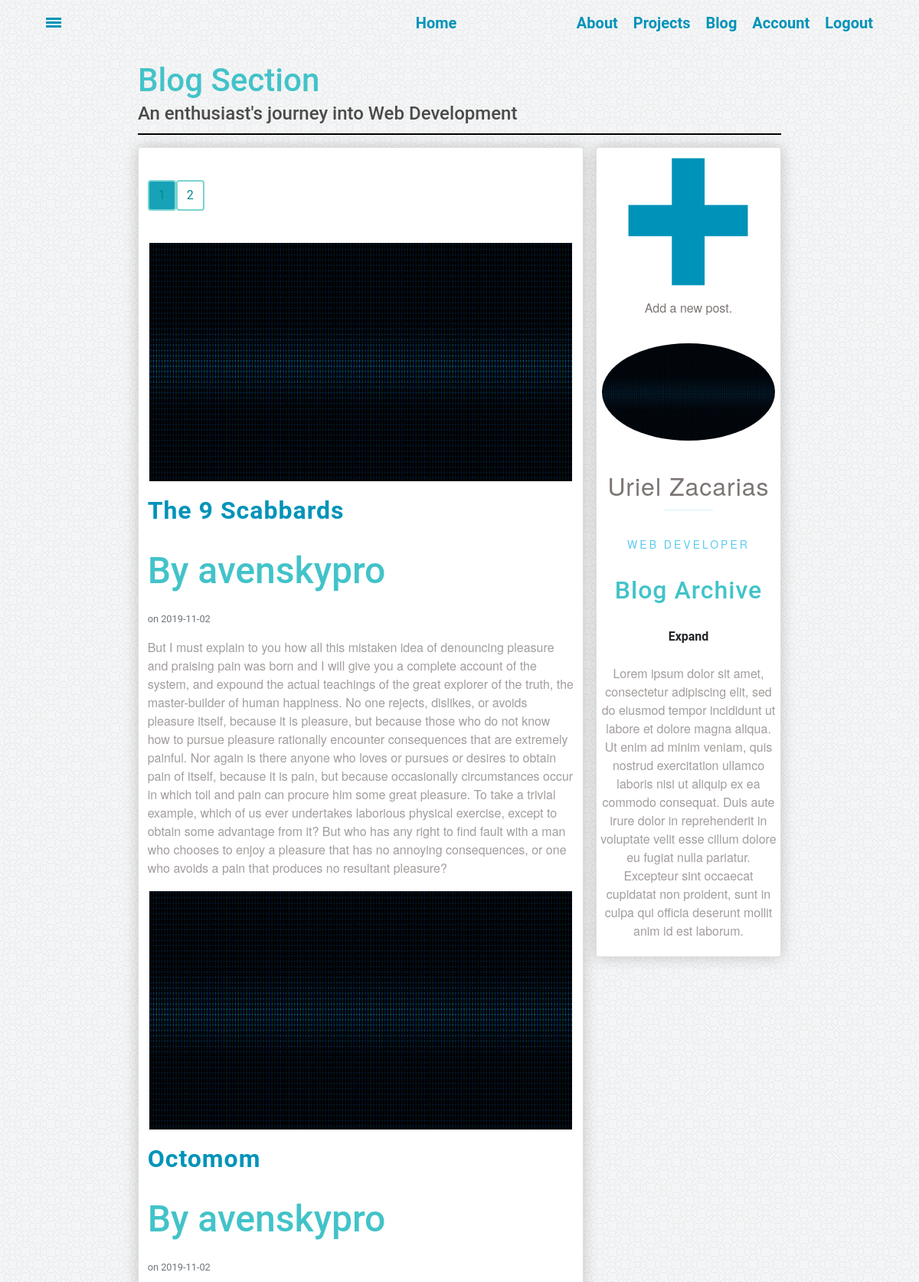
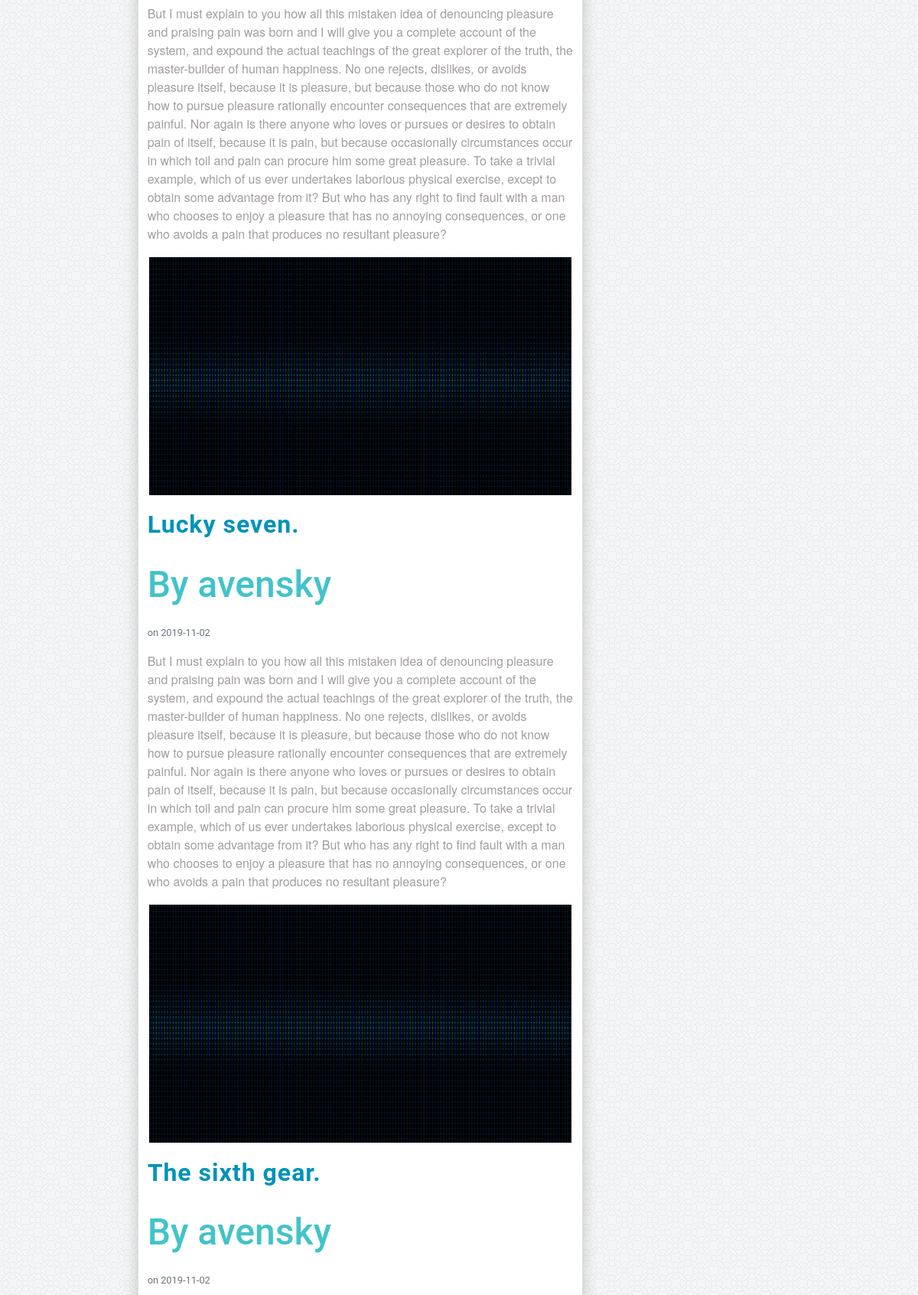
/blog (signed in, upper part), run on the app's committed database (2 pictures, top to bottom).
### webdev/models.py (models this page shows, shortened)
class Post(db.Model):
    __tablename__= 'post'
    id = db.Column(db.Integer, primary_key=True)
    title = db.Column(db.String(100), nullable=False)
    date_posted = db.Column(db.DateTime, nullable=False, default=datetime.datetime.utcnow())
    content = db.Column(db.Text, nullable=False)
    user_id = db.Column(db.Integer, db.ForeignKey('user.id'), nullable=False)

class User(db.Model, UserMixin):
    id = db.Column(db.Integer, primary_key=True)
    username = db.Column(db.String(20), unique=True, nullable=False)
    email = db.Column(db.String(120),  unique=True, nullable=False)
    image_file = db.Column(db.String(20), nullable=False, default='blank_user.gif')
    password = db.Column(db.String(60), nullable=False)
    posts = db.relationship('Post', backref='author', lazy=True)

### webdev/routes.py (the view)
@app.route('/blog')
def showBlog():
	page = request.args.get('page', type=int, default=1)
	posts = Post.query.order_by(Post.id.desc()).paginate(page=page, per_page=5)
	return render_template('blog.html', posts=posts)

### webdev/models.py (called while the page is built)
@login_manager.user_loader
def load_user(user_id):
    return User.query.get(int(user_id))

### webdev/templates/blog.html (shortened to what this page needs)
{% extends "main.html" %}
{% block content %}
<div class="blog-wrapper content-wrapper" id="blog">
	<div class="box header">
		<a href="{{ url_for('showBlog') }}"><h2>Blog Section</h2></a>
		<h3>An enthusiast's journey into Web Development</h3>
	</div>
	<div class="box content">
		<div class="blog-card card">
			<ul class="pagination">
			{% for page_num in posts.iter_pages(left_edge=1, right_edge=1, left_current=1, right_current=2) %}
					{% if page_num %}
						 {% if posts.page == page_num %}
							 <li><a class="btn btn-info mb-4" href="{{ url_for('showBlog', page=page_num) }}">{{ page_num }}</a></li>
						 {% else %}
							 <li><a class="btn btn-outline-info mb-4" href="{{ url_for('showBlog', page=page_num) }}">{{ page_num }}</a></li>
						 {% endif %}
					{% else %}
						<li>
							<a class="btn btn-outline-info mb-4">
		          <span class="ellipsis">&hellip;</span>
							</a>
		        </li>
					{% endif %}
			{% endfor %}
			</ul>
			{% for post in posts.items %}
			<img class="blog-card-img" src="{{ url_for('static', filename='pics/heading.gif') }}">
			<a class="card-title" href="{{ url_for('post', post_id=post.id )}}">{{ post.title }}</a>
			<h2 class="mr-2" href="#">By {{ post.author.username }}</h2>
			<small class="text-muted"> on {{ post.date_posted.strftime('%Y-%m-%d') }}</small>
			<p class="card-content">{{ post.content }}</p>
			{% endfor %}
		</div>
	</div>
	<div class="box sidebar">
		<div class="side-card card">
			{% if current_user.is_authenticated %}
			<a class="card-new-post" href="{{ url_for('new_post') }}">+</a>
			<p class="card-new-post-title">Add a new post.</p>
			{% endif %}
			<img class="card-img" src="{{ url_for('static', filename='pics/heading.gif') }}">
			<p class="card-name">Uriel Zacarias</p>
			<p class="card-position">Web Developer</p>
			<h2 class="card-title">Blog Archive</h2>
			<div class="card-archive">
			  <label for="togList1">
			    <span>Expand</span>
			  </label>
			</div>
			<p class="card-info">Lorem ipsum dolor sit amet, consectetur adipiscing elit, sed do eiusmod tempor incididunt ut labore et dolore magna aliqua. Ut enim ad minim veniam, quis nostrud exercitation ullamco laboris nisi ut aliquip ex ea commodo consequat. Duis aute irure dolor in reprehenderit in voluptate velit esse cillum dolore eu fugiat nulla pariatur. Excepteur sint occaecat cupidatat non proident, sunt in culpa qui officia deserunt mollit anim id est laborum.</p>
		</div>
	</div>
</div>
{% endblock %}

### webdev/static/styles.css (style rules this page uses)
.header h2 { font-size: 3em; margin:0px; }
.header h3 { margin: 0px; font-size: 1.5em; line-height: 1.5em; }
.header { align-items: center; margin-bottom:2%; white-space: nowrap; height:100%; border-bottom: solid 2px black; }
.content-wrapper { min-height: 90vh; margin: 0 15%; padding: 10vh 0 0; display: grid; grid-template-rows: 12vh min-content; grid-gap: 1em; grid-template-columns: 1fr; grid-template-areas: "header" "content" }
.sidebar { grid-area: sidebar; }
.content { grid-area: content; }
.header { grid-area: header; }
.blog-wrapper { grid-template-columns: 14vw; grid-template-areas: "header header header header header header header" "content content content content content content sidebar"; }
.card { background-color: rgba(255, 255, 255, 1); box-shadow: 0 0 20px rgba(0,0,0,.2); padding:2%; display: grid; grid-gap: 1em; margin-bottom: 2%; }
.card-name::after { margin-left: 0; }
.card-new-post { grid-area: new-post; }
.card-new-post-title { grid-area: post-title; }
.card-name { grid-area: name; }
.card-img { grid-area: image; }
.card-position { grid-area: position; }
.card-info { grid-area: info; }
.card-archive { grid-area: archive; }
.blog-card { grid-template-rows: 1fr; grid-template-columns: 1fr; grid-template-areas: "image" "title" "author" "content"; }
.side-card { display: flex; text-align: center; }
a { color: dodgerblue; }
.card-info { font-weight: 300; opacity: .7; }
.card-name { text: nowrap; letter-spacing: 1px; font-size: 2rem; margin: .75em 0 0; line-height: 1; }
.card-name::after { content: ''; display: block; width: 2em; height: 1px; background: #5bcbf0; margin: .5em auto .65em; opacity: .25; }
.card-position { text-transform: uppercase; font-size: .875rem; letter-spacing: 3px; margin: 0 0 .5vem; line-height: 1; color: #5bcbf0; }
.card-img { justify-self: center; max-width: 100%; border-radius: 50%; border: 2px solid white; }
.blog-card-img { justify-self: center; max-width: 100%; border-radius: 50%; border: 2px solid white; border-radius: 0; }
a.card-new-post { text-decoration: none; }
.card-new-post { font-size: 20em; line-height: .55; }
.card-title { letter-spacing: 1px; margin: .15em 0 .55em; line-height: 1; font-size: 2rem; }
.card-content { font-weight: 300; opacity: .7; margin: 0 0; }
.btn { display: block; margin: 30px auto 80px; border: 2px solid #7AD4D0; color: darkcyan; }
.pagination { margin-bottom: 0; }
body { margin: 0px; overflow-x: hidden; }
* { font-family: "Helvetica Neue Bold", Roboto, Helvetica, Arial, sans-serif; font-weight: 700; }
h2 { font-size: 3em; color: #42C3C9; }
h3 { font-size: 24px; color: #4A4A4A; line-height: 23px; }
p { font-family: "Helvetica Neue", Roboto, Helvetica, Arial, sans-serif; font-size: 16px; color: #7B7573; font-weight: 400; }
a { font-size: 14px; color: #0093B9; line-height: 17px; }

### data on the page
Post: title "The 9 Scabbards", author.username "avenskypro", date_posted "2019-11-02", content "But I must explain to you how all this mistaken idea of denouncing pleasure and praising pain was born and I will give you a complete account of the system, and expound the actual teachings of the great explorer of the truth, the master-builder of human happiness. No one rejects, dislikes, or avoids pleasure itself, because it is pleasure, but because those who do not know how to pursue pleasure rationally encounter consequences that are extremely painful. Nor again is there anyone who loves or pursues or desires to obtain pain of itself, because it is pain, but because occasionally circumstances occur in which toil and pain can procure him some great pleasure. To take a trivial example,…"
Post: title "Octomom", author.username "avenskypro", date_posted "2019-11-02", content "But I must explain to you how all this mistaken idea of denouncing pleasure and praising pain was born and I will give you a complete account of the system, and expound the actual teachings of the great explorer of the truth, the master-builder of human happiness. No one rejects, dislikes, or avoids pleasure itself, because it is pleasure, but because those who do not know how to pursue pleasure rationally encounter consequences that are extremely painful. Nor again is there anyone who loves or pursues or desires to obtain pain of itself, because it is pain, but because occasionally circumstances occur in which toil and pain can procure him some great pleasure. To take a trivial example,…"
Post: title "Lucky seven.", author.username "avensky", date_posted "2019-11-02", content "But I must explain to you how all this mistaken idea of denouncing pleasure and praising pain was born and I will give you a complete account of the system, and expound the actual teachings of the great explorer of the truth, the master-builder of human happiness. No one rejects, dislikes, or avoids pleasure itself, because it is pleasure, but because those who do not know how to pursue pleasure rationally encounter consequences that are extremely painful. Nor again is there anyone who loves or pursues or desires to obtain pain of itself, because it is pain, but because occasionally circumstances occur in which toil and pain can procure him some great pleasure. To take a trivial example,…"
Post: title "The sixth gear.", author.username "avensky", date_posted "2019-11-02"

### other printed values
{{ page_num }} "1"
{{ page_num }} "2"
